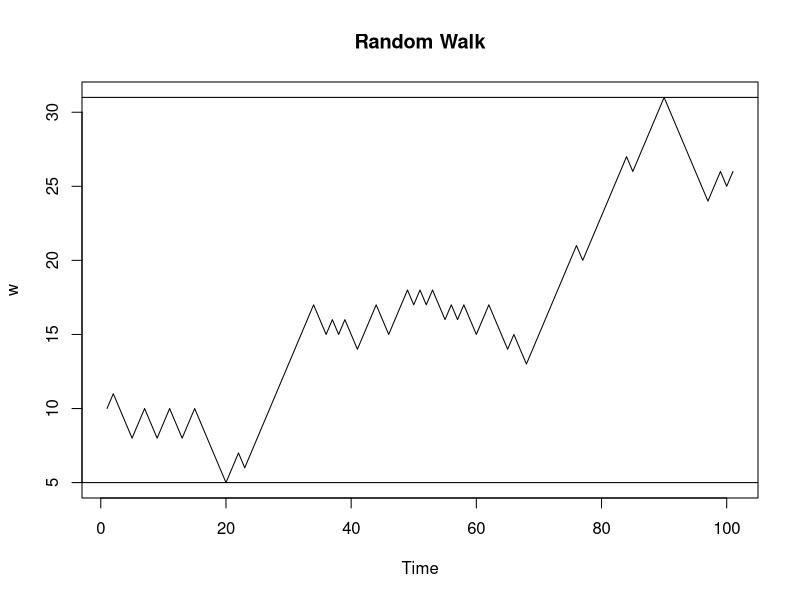
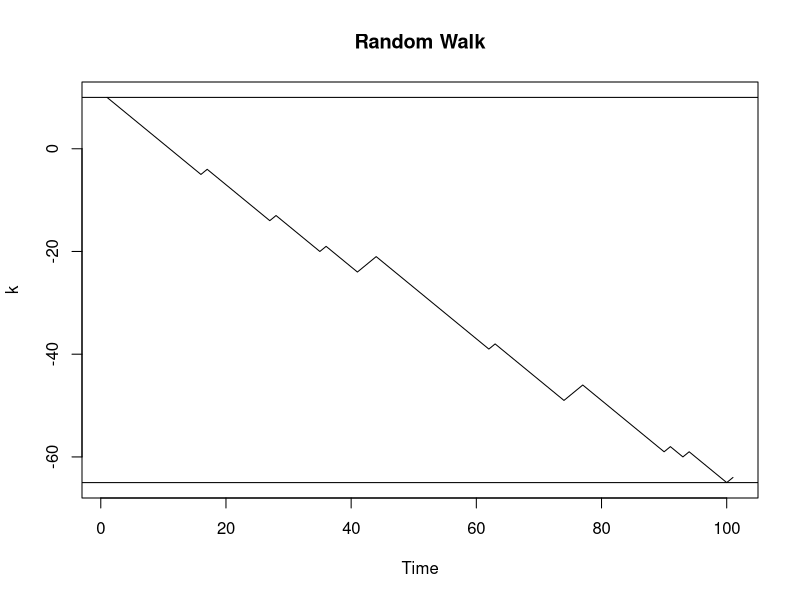

The R source for these figures, in order:
# Checking bankrupt in random walk
# Generate sample
r <- sample(c(-1,1), prob=c(0.5,0.5), size=100, replace=T)
r <- c(10,r)
r

# Cumsum
w <- cumsum(r)
w <- as.ts(w)
plot(w, main="Random Walk")
abline(h=max(w))
abline(h=min(w))

w<0

# Biased coin
b <- sample(c(-1,1), prob=c(0.75,0.25), size=100, replace=T)
b <- c(10,b)
b

# Cumsum
k <- cumsum(b)
k <- as.ts(k)
plot(k, main="Random Walk")
abline(h=max(k))
abline(h=min(k))

k<0
